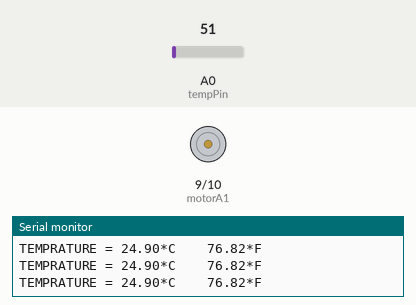
Simulated run of this sketch. Board: Arduino Uno, built with avr-gcc and run on an emulated ATmega328P. Shown: motor-driver pin pairs drawn as motors (green arrow = first pin HIGH = forward, orange = second pin HIGH = backward, longer = more drive, scaled by the enable pin), the last lines printed to the serial monitor. The inputs (shaded band) are chosen by the test bench; at power-on: A0 (tempPin) = 51.

Above: at 1.2 s.
1.3 s: A0 (tempPin) set to 57
At 1.9 s:
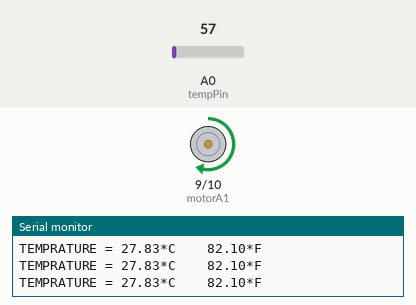
2.8 s: A0 (tempPin) set to 77
4.3 s: A0 (tempPin) set to 86
At 5.0 s:
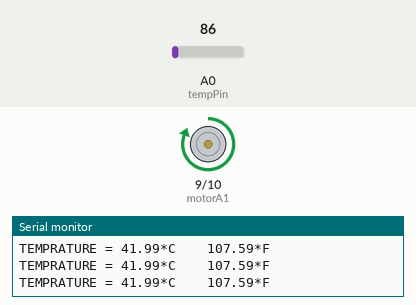
5.8 s: A0 (tempPin) set to 30
At 6.7 s:
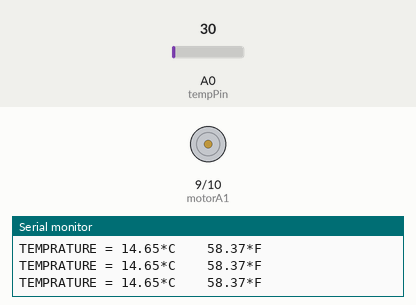
7.3 s: A0 (tempPin) set to 61
At 8.2 s:
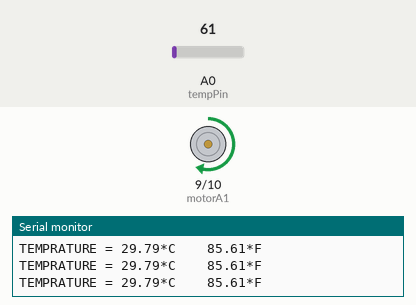
10.3 s: A0 (tempPin) set to 112
At 11.2 s:
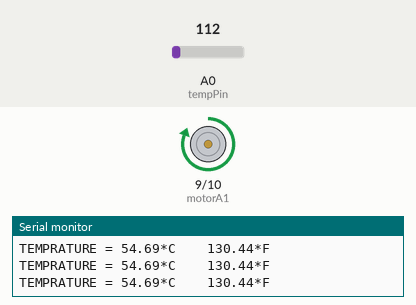
Timing chart, 0 to 12.8 s (numbered marks = the images above; inputs shaded):
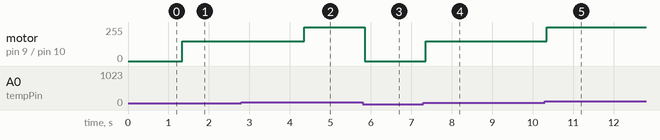

Measured:
- the behaviour switches between 51 and 52 on A0 (tempPin) (found by bisection; images 0 and 1)
- the behaviour switches between 81 and 82 on A0 (tempPin) (found by bisection; images 1 and 2)
- after the input at 1.3 s, motor on pin 9 (motorA1) / pin 10 (motorA2): stopped → forward 150/255 at once
- after the input at 4.3 s, motor on pin 9 (motorA1) / pin 10 (motorA2): forward 150/255 → forward 255/255 after 0.06 s
- after the input at 5.8 s, motor on pin 9 (motorA1) / pin 10 (motorA2): forward 255/255 → stopped after 0.05 s
- after the input at 7.3 s, motor on pin 9 (motorA1) / pin 10 (motorA2): stopped → forward 150/255 after 0.06 s
- after the input at 10.3 s, motor on pin 9 (motorA1) / pin 10 (motorA2): forward 150/255 → forward 255/255 at once

The sketch:

ARDUINO_TEMPERATURE_SENSOR_LM35.ino
```cpp
/*
 Developer : Towqir Ahmed Shaem
 Institute : Appplied Physics, Electronics and Communication Engineering, Chittagong University.
 Email : towqirahmedshaem@gmail.com
 */
int value;
int tempPin =A0;
int motorA1=9;
int motorA2=10;
int motorEN=11;

void setup()
{
 pinMode(tempPin,INPUT);
 pinMode(motorA1,OUTPUT);
 pinMode(motorA2,OUTPUT);
 Serial.begin(9600);
}

void motorforward()
  {
  digitalWrite(motorA1, HIGH);
  digitalWrite(motorA2, LOW);
  }
void motorstop()
  {
  digitalWrite(motorA1, LOW);
  digitalWrite(motorA2, LOW);
  }

void loop()
{
value = analogRead(tempPin);
float mv =(5.0 * 1000.0 * value ) / 1024;    // It is the equation to find the value in mV. Here 5 is our  given voltage.
float celcius = mv/10;                       // 10mV is equal to 1 degree Celcius
float farenhite  = (celcius*9)/5 + 32;
Serial.print("TEMPRATURE = ");
Serial.print(celcius);
Serial.print("*C    ");
Serial.print(farenhite );
Serial.print("*F");
Serial.println();
//delay(1000);
 if(celcius<25){
      motorstop(); // or analogWrite(motorEN, 0);
   }
 else if(celcius>25 && celcius < 40){
   analogWrite(motorEN, 150);
   motorforward();
   }
 else{
   analogWrite(motorEN, 255); // Full speed
   motorforward();
}
}
```
